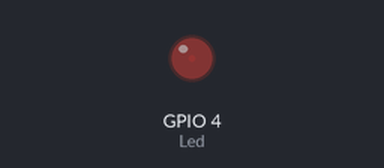
The sketch below on a simulated ESP32. On the bench: output pins drawn as LEDs (lit = HIGH).

Above: at 0.05 s.
At 1.15 s:
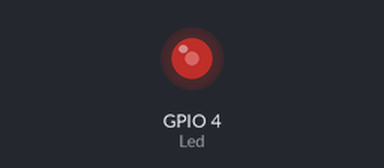
At 2.3 s:
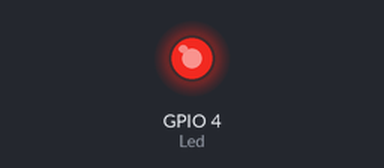
At 4.6 s:
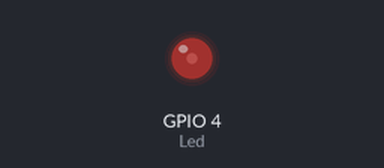
Timing chart, 0 to 6.7 s (numbered marks = the images above):
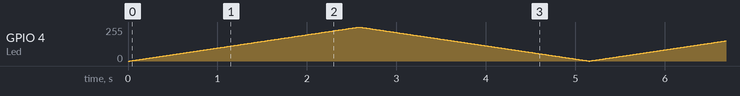

The sketch:

sketch.ino
```cpp
const int Led = 4;

int brightness = 0;
int step = 1;
unsigned long lastUpdate = 0;

void setup() {
  pinMode(Led, OUTPUT);
}

void loop() {
  if (millis() - lastUpdate >= 10) {
    lastUpdate = millis();

    analogWrite(Led, brightness);
    brightness = brightness + step;

    if (brightness >= 255 || brightness <= 0) {
      step = -step;
  }
}
}
```
